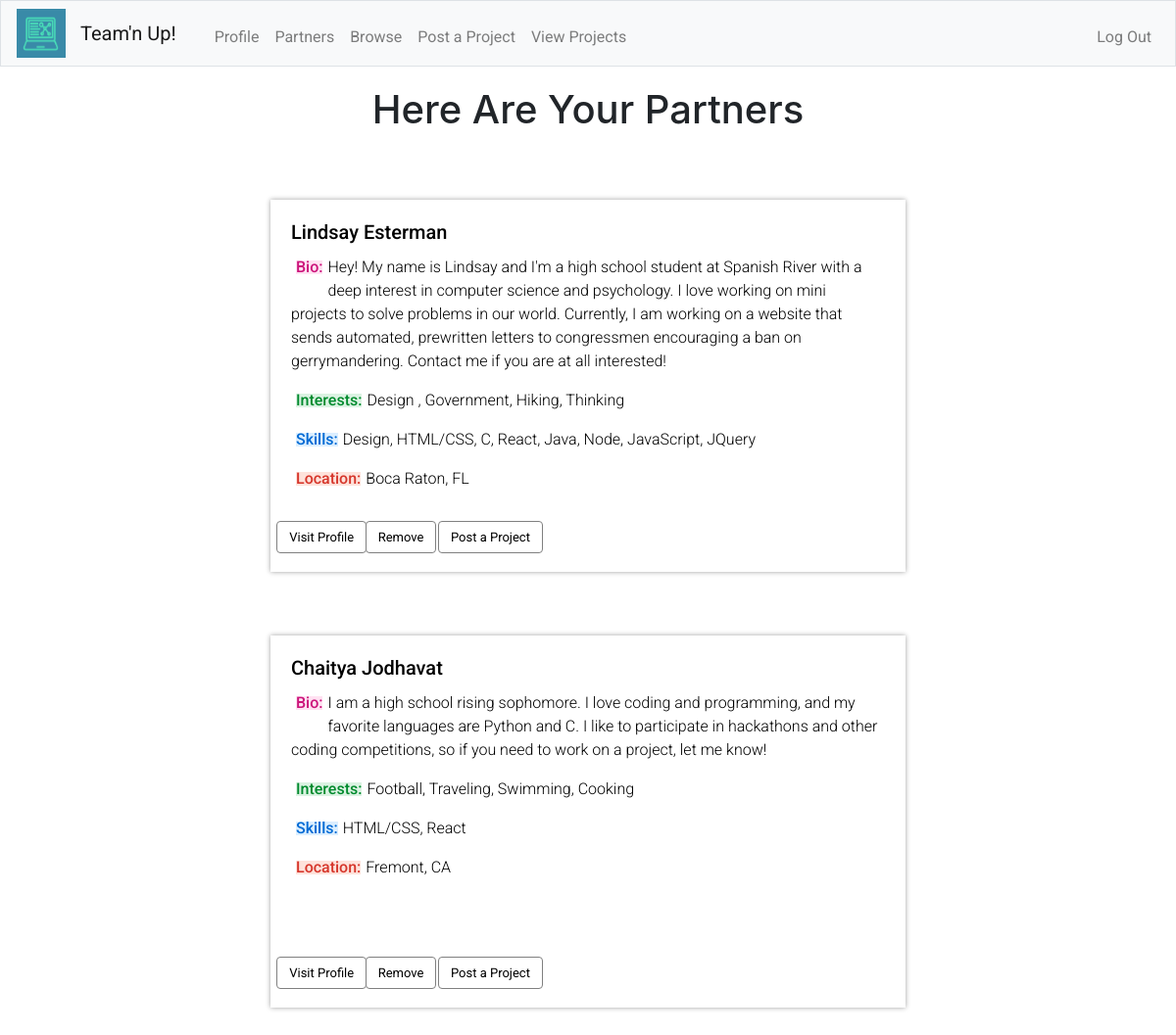
The app's page /partners (signed in) with its own data.
### tables this page shows
CREATE TABLE profile
(
    id INTEGER,
    username TEXT,
    name TEXT,
    bio TEXT,
    interests TEXT,
    skills TEXT,
    location TEXT,
    phone TEXT,
    email TEXT,
    info TEXT
);

### app.py (the view)
@app.route("/partners", methods=["POST","GET"])
def partners():
    if request.method == "POST":
        person_id = request.form.get("person_id")
        if person_id == session["user_id"]:
            return error("Cannot partner with self","/browse")
        prev = db.execute("SELECT * FROM friends WHERE username2 = :user AND username1=:user1", user=session["user_id"],user1=person_id)
        prev2 = db.execute("SELECT * FROM friends WHERE username1 = :user  AND username2=:user2", user=session["user_id"],user2=person_id)
        if len(prev) == 0 and len(prev2) == 0:
            db.execute("INSERT INTO friends (username1, username2) VALUES (:user1, :user2)", user1=session["user_id"],user2=person_id)
        return redirect("/partners")
    else:
        friendsName = []
        friend_name = db.execute("SELECT username1 FROM friends WHERE username2 = :user", user=session["user_id"])
        if len(friend_name) != 0:
            for friend in friend_name:
                friendsName.append(friend["username1"])
        friend_name2 = db.execute("SELECT username2 FROM friends WHERE username1 = :user", user=session["user_id"])
        if len(friend_name2) != 0:
            for friend in friend_name2:
                friendsName.append(friend["username2"])
        friends=[]
        if len(friendsName) != 0:
            for friend in friendsName:
                row = db.execute("SELECT * FROM profile WHERE id=:person_id",person_id=friend)[0]
                friends.append(row)
        if len(friends) ==0:
            return render_template("noPartners.html")
        return render_template("partners.html", friends=friends)

### app.py (called while the page is built)
@app.after_request
def after_request(response):
    response.headers["Cache-Control"] = "no-cache, no-store, must-revalidate"
    response.headers["Expires"] = 0
    response.headers["Pragma"] = "no-cache"
    return response

### templates/partners.html (shortened to what this page needs)
{% extends "layout.html" %}
{% block body %}
    <h1 class="partnerHeader">Here Are Your Partners</h1>
    <div class="row">
        {% for friend in friends %}
            <div class="browse-friends">
                <div class=" mb-4 back">
                    <div class="card-body">
                        <h5 class="card-title">{{ friend["name"] }}</h5>
                        <h6 class="card-text des pink">Bio:</h6><p> {{ friend["bio"] }}</p>
                        <h6 class="card-text des green">Interests:</h6><p> {{ friend["interests"] }}</p>
                            <h6 class="card-text des blue">Skills:</h6><p> {{ friend["skills"] }}</p>
                            <h6 class="card-text des red">Location:</h6><p> {{ friend["location"] }}</p>
                            <form action="/profile" method="post">
                                <input class="first btn btn-primary" type="submit" name="button" value="Visit Profile">
                            </form>
                            <form action="/remove" method="post">
                                <input class="second btn btn-primary" type="submit" name="button" value="Remove">
                            </form>
                            <form action="/project">
                                <input class="third btn btn-primary" type="submit" name="button" value="Post a Project">
                            </form>
                    </div>
                </div>
            </div>
        {% endfor %}
    </div>
{% endblock %}

### static/layout.css (style rules this page uses)
* { font-family: 'Roboto', sans-serif; }
.red { color: rgb(214, 54, 43); background-color: rgb(254, 226, 219) }
.pink { color: rgb(204, 20, 123); background-color: rgb(255, 226, 242); }
.green { color: rgb(0, 138, 45); background-color: rgb(219, 242, 226); }
.blue { color: rgb(0, 106, 212); background-color: rgb(219, 238, 255); }

### templates/partners.html (style rules this page uses)
.row { margin: 0px; padding: 60px; }
.browse-friends { display: block; margin: 0 auto; width: 60%; height:380px; margin-bottom:65px; border: 1px solid white; cursor: pointer; color:black; position:relative; -webkit-box-shadow: 0px 0px 5px 0px rgba(160,160,160,1); -moz-box-shadow: 0px 0px 5px 0px rgba(160,160,160,1); box-shadow: 0px 0px 5px 0px rgba(160,160,160,1); }
input.btn { margin:10px; display: inline-block; font-size:13px; position:absolute; top:97%; transform: translate(-50px, -50px); background-color: white; border: 1px solid gray; color:black; }
.first { float:left; left:7%; }
.second { left:21%; }
.third { left:32.5%; }
.partnerHeader { text-align: center; margin-top: 20px; }
h6 { display: inline; float:left; margin:5px; line-height: .9; }
p { font-weight:300; }

### records on screen
profile: name "Lindsay Esterman", bio "Hey! My name is Lindsay and I'm a high school student at Spanish River with a deep interest in computer science and psychology. I love working on mini projects to solve problems in our world. Currently, I am working on a website that sends automated, prewritten letters to congressmen encouraging a ban on gerrymandering. Contact me if you are at all interested!", interests "Design , Government, Hiking, Thinking", skills "Design, HTML/CSS, C, React, Java, Node, JavaScript, JQuery", location "Boca Raton, FL"
profile: name "Chaitya Jodhavat", bio "I am a high school rising sophomore. I love coding and programming, and my favorite languages are Python and C. I like to participate in hackathons and other coding competitions, so if you need to work on a project, let me know!", interests "Football, Traveling, Swimming, Cooking", skills "HTML/CSS, React", location "Fremont, CA"
